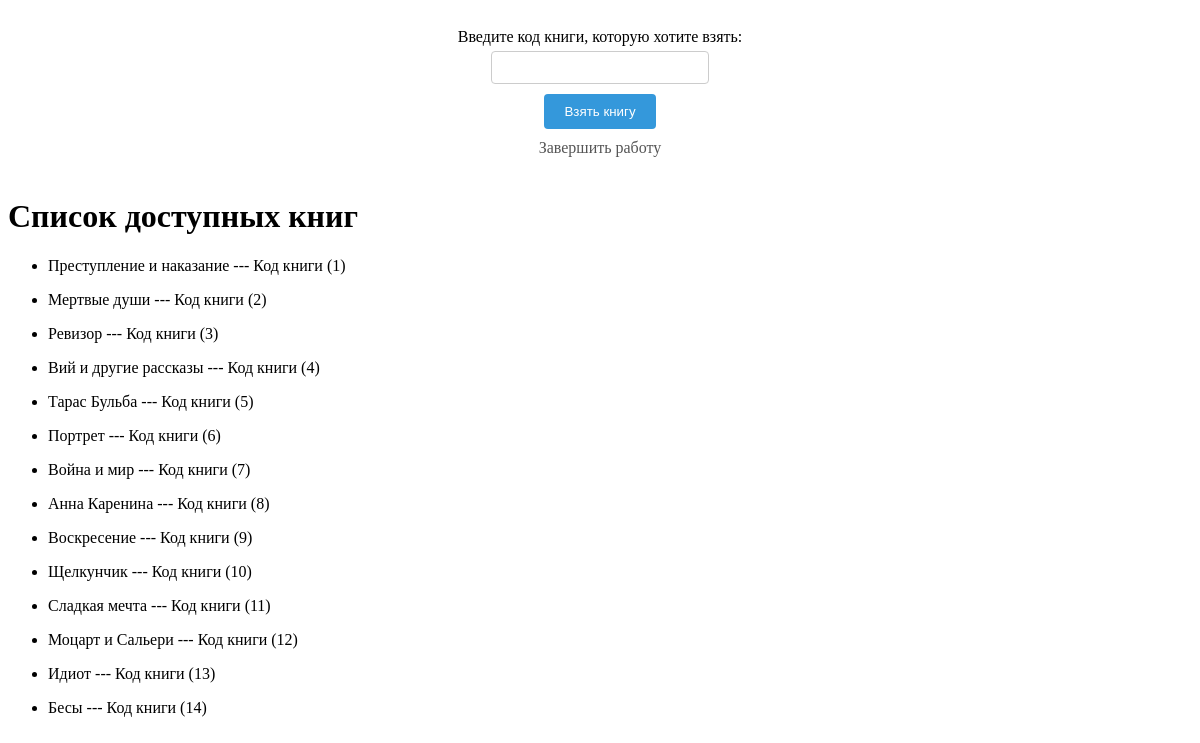
The page /available_book/12 on the database its author committed.
### library/models.py (models this page shows, shortened)
class Book(models.Model):
    title = models.CharField(max_length=50, null=False)
    author = models.ForeignKey(Author, on_delete=models.CASCADE)
    class Meta:
        verbose_name = "Книга"
        verbose_name_plural = "Книги"

class BookStorage(models.Model):
    book = models.OneToOneField(Book, on_delete=models.CASCADE)
    is_available = models.BooleanField(default=True)
    class Meta:
        verbose_name = "Учет хранения книги"
        verbose_name_plural = "Учет хранения книг"

### library/views.py (the view, shortened to what this page needs)
# urls.py: path("available_book/<int:reader_id>", views.is_available_book, name="available_book"),
def is_available_book(request, reader_id):
    return render(request, "available_book.html", {"books": services.get_is_available_book()})

### library/services.py (called while the page is built)
def get_is_available_book():
    books = Book.objects.filter(bookstorage__is_available=True)
    return books

### library/templates/available_book.html (shortened to what this page needs)
{% extends 'base.html' %}
{% block content %}
<div class="form-container">
  <form method="post">
    <label for="first_name">Введите код книги, которую хотите взять:</label>
    <input type="text" name="book">
    <br>
    <button type="submit" class="submit-button">Взять книгу</button>
      <a class="link" href="{% url 'index' %}">Завершить работу</a>
  </form>
</div>
<h1>Список доступных книг</h1>
<ul>
    {% for book in books %}
    <li>
        <p>{{ book.title }} --- Код книги ({{ book.bookstorage.id }})</p>
    </li>
    {% endfor %}
</ul>
{% endblock %}

### library/templates/base.html (shortened to what this page needs)
{% load static %}
<!DOCTYPE html>
<html lang="en">
<head>
    <link type="text/css" href="{% static 'styles.css' %}" rel="stylesheet"/>
</head>
<body>
{% block content %}
{% endblock %}
</body>
</html>

### library/static/styles.css (style rules this page uses)
a { text-decoration: none; }
.form-container { text-align: center; padding: 20px; }
.submit-button { background-color: #3498db; color: white; border: none; padding: 10px 20px; cursor: pointer; }
.link { display: block; margin-top: 10px; text-decoration: none; color: #555; }
label { display: block; margin-bottom: 5px; }
input[type="text"] { width: 200px; padding: 8px; border: 1px solid #ccc; border-radius: 4px; margin-bottom: 10px; }
.submit-button { background-color: #3498db; color: white; border: none; padding: 10px 20px; cursor: pointer; border-radius: 4px; }

### rows shown on the page
Book: title "Преступление и наказание", bookstorage.id "1"
Book: title "Мертвые души", bookstorage.id "2"
Book: title "Ревизор", bookstorage.id "3"
Book: title "Вий и другие рассказы", bookstorage.id "4"
Book: title "Тарас Бульба", bookstorage.id "5"
Book: title "Портрет", bookstorage.id "6"
Book: title "Война и мир", bookstorage.id "7"
Book: title "Анна Каренина", bookstorage.id "8"
Book: title "Воскресение", bookstorage.id "9"
Book: title "Щелкунчик", bookstorage.id "10"
Book: title "Сладкая мечта", bookstorage.id "11"
Book: title "Моцарт и Сальери", bookstorage.id "12"
Book: title "Идиот", bookstorage.id "13"
Book: title "Бесы", bookstorage.id "14"
